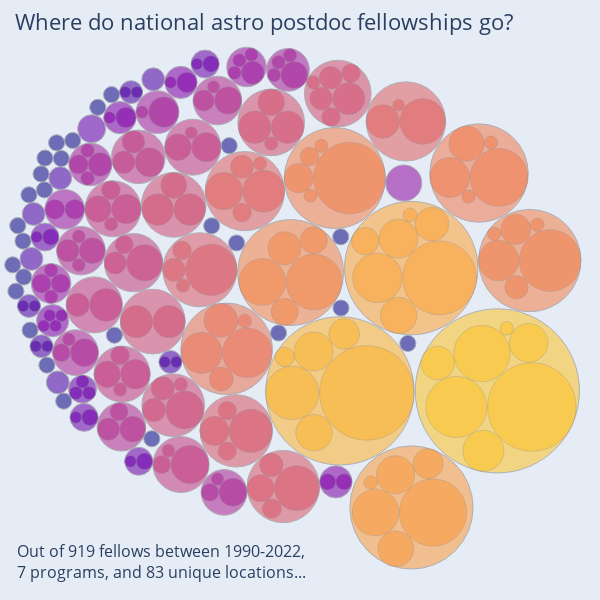

Here is the notebook cell this chart was saved with:
### Code cell
import plotly.graph_objects as go
from matplotlib.colors import Normalize,rgb2hex,LogNorm
from palettable.cartocolors.sequential import agSunset_7


cmap = plt.get_cmap('plasma')
#cmap = agSunset_2.mpl_colormap
norm = Normalize(vmin=np.min(data_dict['size']),vmax=np.max(data_dict['size']))
norm = LogNorm(vmin=np.min(data_dict['size']),vmax=np.max(data_dict['size'])*2)

def bubble(data_dict,fig=None,lw=1,level=1):
    if fig is None: fig = go.Figure()
    kwargs = {
        'type': 'circle',
        'xref': 'x',
        'yref': 'y',
        'layer':'above',
        'line':dict(
            color='gray',
            width=lw)}

    ## add the actual bubbles to the figure
    points = [
        go.layout.Shape(
            x0=x-r,x1=x+r,
            y0=y-r,y1=y+r,
            fillcolor=rgb2hex(cmap(norm(parent_count))) if lw < 1 else None,
            opacity=1,
            **kwargs) 
        for x, y, r,parent_count in zip(
            data_dict['xpos'],
            data_dict['ypos'],
            data_dict['radius'],
            data_dict['parent_count'])]
    #fig.update_layout(shapes=points)

    ## add hover box using a scatter trace
    sizes = data_dict['radius']*2
    colors = [rgb2hex(cmap(norm(parent_count))) for parent_count in data_dict['parent_count']]
    fig.add_trace(go.Scatter(
        x=data_dict['xpos'],
        y=data_dict['ypos'],
        mode="markers",
        opacity=0.8,
        hovertext=[
            f"{location}<br>{count:0.0f}/{parent_count:0.0f} {fellowtype} recipients"
            for location,count,parent_count,fellowtype in zip(
                data_dict['location'],
                data_dict['count'],
                data_dict['parent_count'],
                data_dict['fellowtype']
                )
            ],
        marker=dict(
            color=colors,
            size=sizes,
            sizemode='diameter',
            sizeref=1.68e-3,# if level == 1 else 1.2/100,#2.*max(sizes)/(2*100**2,
            sizemin=1,
            line=dict(
                color='gray',
                width=lw)
            ),
        hovertemplate='%{hovertext}<extra></extra>',
    ))

    ## setup the axis to be a blank (square) canvas
    fig.update_xaxes(range=[-1, 1])
    fig.update_yaxes(range=[-1, 1])

    fig.update_layout(
        width=600,
        height=600,
        margin=dict(
            t=0,b=0,
            l=0,r=0),
        showlegend=False,
        xaxis={
            'showgrid': False, # thin lines in the background
            'zeroline': False, # thick line at x=0
            'visible': False},  # numbers below
        yaxis={
            'showgrid': False, # thin lines in the background
            'zeroline': False, # thick line at x=0
            'visible': False},  # numbers below 
        )
    fig.update_traces(textposition='top center')
    return fig

fig = None
fig = bubble(convert_circles_to_dict(level1_circles),fig=fig,lw=1)
fig = bubble(convert_circles_to_dict(level2_circles),fig=fig,lw=0.5,level=2)

## handle the legend and annotation
minyear = all_fellows[:,0].astype(int).min()
maxyear = all_fellows[:,0].astype(int).max()
nfellows = len(all_fellows)
fellowtypes = np.unique([fellow.strip() for fellow in all_fellows[:,1]])

annotation =''
annotation +=f"Out of {nfellows} fellows between {minyear}-{maxyear},"
annotation +=f"<br>{len(fellowtypes)} programs,"
annotation +=f" and {len(locations)} unique locations..."

fig.add_annotation(
    text=annotation,
    x=.025,
    y=0.025,
    xref='paper',
    yref='paper',
    showarrow=False,
    font=dict(size=16),
    align='left')

fig.update_layout(
    title=dict(
            text='Where do national astro postdoc fellowships go?',
            x=.025,y=0.975,
            xref='container',
            yref='container',
            font=dict(size=22)
        ),
    yaxis=dict(fixedrange=True),
    xaxis=dict(fixedrange=True)
)

fig.show(
    #config={ 'modeBarButtonsToRemove': ['zoom', 'pan','select','lasso','autoscale','reset'] }
    config={'displayModeBar':False})
fig.write_html('astro_fellowship_bubble.html')

### Figure 1 — Plotly figure (JSON) as saved in the notebook; plotly's stock layout.template omitted (floating-point values rounded to 4 significant figures; data arrays with more than 128 entries replaced by an {"elided": "..."} marker saying what was removed)
{"data": [{"hovertemplate": "%{hovertext}<extra></extra>", "hovertext": ["Dartmouth College<br>1/1 NSF recipients", "Georgia State University<br>1/1 Hubble recipients", "Iowa State University<br>1/1 Hubble recipients", "Cerro Tololo InterAmerican Observatory<br>1/1 NSF recipients", "Adler Planetarium<br>1/1 NSF recipients", "Bowling Green State University<br>1/1 Hubble recipients", "Purdue University<br>1/1 Einstein recipients", "Lick Observatory, University of California<br>1/1 Hubble recipients", "Texas Tech University<br>1/1 Einstein recipients", "Wesleyan Universities<br>1/1 NSF recipients", "University of Utah<br>1/1 NSF recipients", "University of Pittsburgh<br>1/1 Hubble recipients", "University of Notre Dame<br>1/1 NSF recipients", "University of North Carolina, Chapel Hill<br>1/1 Hubble recipients", "University of California, Riverside<br>1/1 NSF recipients", "United States Naval Observatory<br>1/1 Michelson recipients", "San Francisco State University<br>1/1 Hubble recipients", "Los Alamos National Laboratory<br>1/1 Hubble recipients", "Rochester Institute of Technology<br>1/1 NSF recipients", "Rice University<br>1/1 Chandra recipients", "Western Washington University<br>1/1 NSF recipients", "North Carolina State University<br>1/1 Hubble recipients", "National Center for Atmospheric Research<br>1/1 NSF recipients", "NRAO - Socorro<br>1/1 NSF recipients", "Lowell Observatory<br>1/1 Hubble recipients", "*Fellow at Large<br>1/1 Chandra recipients", "University of Pennsylvania<br>2/2 all recipients", "University of Minnesota<br>2/2 Hubble recipients", "Lawrence Livermore National Laboratory<br>2/2 all recipients", "Vanderbilt University<br>2/2 NSF recipients", "University of California, Davis<br>2/2 Hubble recipients", "NASA Ames Research Center<br>2/2 all recipients", "NRAO - Charlottesville<br>2/2 NSF recipients", "Goddard Space Flight Center<br>2/2 all recipients", "Southwest Research Institute<br>2/2 Sagan recipients", "Rutgers University<br>3/3 all recipients", "New Mexico State University<br>3/3 all recipients", "University of Florida<br>3/3 all recipients", "Case Western Reserve University<br>3/3 all recipients", "University of Illinois, Urbana-Champaign<br>3/3 all recipients", "SLAC National Laboratory<br>3/3 Einstein recipients", "Boston University<br>4/4 all recipients", "University of California, Irvine<br>4/4 all recipients", "National Radio Astronomy Observatory<br>4/4 all recipients", "New York University<br>4/4 all recipients", "Kitt Peak National Observatory<br>5/5 Hubble recipients", "American Museum of Natural History<br>6/6 all recipients", "University of Massachusetts, Amherst<br>6/6 all recipients", "Pennsylvania State University<br>6/6 all recipients", "Michigan State University<br>7/7 all recipients", "University of California, San Diego<br>7/7 all recipients", "Cornell University<br>7/7 all recipients", "National Optical Astronomy Observatory<br>8/8 all recipients", "University of Virginia<br>8/8 all recipients", "University of Maryland, College Park<br>9/9 all recipients", "Arizona State University<br>9/9 all recipients", "Ohio State University<br>9/9 all recipients", "Jet Propulsion Laboratory<br>11/11 all recipients", "University of Wisconsin, Madison<br>12/12 all recipients", "University of California, Santa Barbara<br>12/12 all recipients", "Space Telescope Science Institute<br>12/12 all recipients", "University of California, Los Angeles<br>12/12 all recipients", "Northwestern University<br>12/12 all recipients", "Carnegie Institute of Washington<br>13/13 all recipients", "Stanford University<br>15/15 all recipients", "University of Washington<br>16/16 all recipients", "Lawrence Berkeley National Laboratory<br>16/16 all recipients", "Yale University<br>17/17 all recipients", "University of Michigan<br>17/17 all recipients", "Columbia University<br>20/20 all recipients", "Johns Hopkins University<br>20/20 all recipients", "University of Hawaii, Institute for Astronomy<br>21/21 all recipients", "University of Texas, Austin<br>24/24 all recipients", "University of Colorado, Boulder<br>24/24 all recipients", "University of Chicago<br>32/32 all recipients", "University of California, Santa Cruz<br>37/37 all recipients", "Carnegie Observatories<br>39/39 all recipients", "University of Arizona<br>40/40 all recipients", "Massachusetts Institute of Technology<br>43/43 all recipients", "University of California, Berkeley<br>58/58 all recipients", "California Institute of Technology<br>68/68 all recipients", "Princeton University<br>84/84 all recipients", "Harvard-Smithsonian Center for Astrophysics<br>103/103 all recipients"], "marker": {"color": ["#0d0887", "#0d0887", "#0d0887", "#0d0887", "#0d0887", "#0d0887", "#0d0887", "#0d0887", "#0d0887", "#0d0887", "#0d0887", "#0d0887", "#0d0887", "#0d0887", "#0d0887", "#0d0887", "#0d0887", "#0d0887", "#0d0887", "#0d0887", "#0d0887", "#0d0887", "#0d0887", "#0d0887", "#0d0887", "#0d0887", "#4e02a2", "#4e02a2", "#4e02a2", "#4e02a2", "#4e02a2", "#4e02a2", "#4e02a2", "#4e02a2", "#4e02a2", "#6c00a8", "#6c00a8", "#6c00a8", "#6c00a8", "#6c00a8", "#6c00a8", "#8104a7", "#8104a7", "#8104a7", "#8104a7", "#910ea3", "#9d189d", "#9d189d", "#9d189d", "#a62098", "#a62098", "#a62098", "#ad2793", "#ad2793", "#b42e8d", "#b42e8d", "#b42e8d", "#bf3984", "#c33d80", "#c33d80", "#c33d80", "#c33d80", "#c33d80", "#c7427c", "#cd4a76", "#d04d73", "#d04d73", "#d35171", "#d35171", "#d9586a", "#d9586a", "#db5c68", "#e06363", "#e06363", "#ea7457", "#ef7c51", "#f0804e", "#f1814d", "#f3854b", "#f99a3e", "#fca338", "#fdb22f", "#fdc229"], "line": {"color": "gray", "width": 1}, "size": {"elided": "166 float values"}, "sizemin": 1, "sizemode": "diameter", "sizeref": 0.00168}, "mode": "markers", "opacity": 0.8, "textposition": "top center", "type": "scatter", "x": [-0.2114, -0.2944, -0.07163, 0.1366, 0.1359, -0.2361, -0.6187, 0.3595, -0.4939, -0.8437, -0.8518, -0.7958, -0.7576, -0.9209, -0.8997, -0.7877, -0.9233, -0.6741, -0.8632, -0.947, -0.9035, -0.6282, -0.9407, -0.9575, -0.8113, -0.8501, -0.4317, -0.7991, -0.5631, -0.4892, -0.8951, -0.8615, -0.8074, -0.9035, -0.8879, -0.725, -0.8503, -0.5376, -0.7198, -0.3163, -0.6945, 0.1194, -0.397, -0.6002, -0.8247, 0.3459, -0.1782, -0.7841, -0.8298, -0.4753, -0.04007, -0.6987, -0.2532, -0.7483, -0.2754, -0.7301, -0.5951, -0.5387, -0.3573, -0.593, -0.3969, -0.6858, -0.6234, -0.5551, -0.4227, -0.421, -0.4907, -0.09611, 0.126, -0.2127, -0.05573, -0.3339, 0.3529, -0.1836, -0.2446, 0.5967, 0.116, 0.7658, -0.03133, 0.3715, 0.3707, 0.133, 0.6578], "y": [0.1901, 0.2471, -0.1099, -0.02674, 0.2107, 0.5144, -0.1175, -0.1448, -0.4625, -0.2171, 0.3671, 0.4717, 0.5316, 0.07682, -0.1006, -0.337, 0.1964, 0.6422, 0.4202, 0.02917, 0.3505, 0.6845, 0.2478, 0.117, 0.5238, 0.473, -0.2067, 0.4062, 0.693, 0.7357, 0.1371, -0.154, -0.2745, -0.01986, 0.2867, -0.2972, 0.21, -0.5378, -0.3912, 0.7868, 0.5708, -0.606, 0.7254, 0.6079, -0.06885, 0.3899, 0.7766, 0.3023, 0.05493, 0.6263, 0.7671, 0.4519, -0.6412, -0.1755, 0.6649, 0.1644, -0.4227, 0.4772, 0.5095, -0.2471, -0.5485, -0.01638, 0.304, 0.1244, -0.3508, 0.3169, -0.07196, 0.5919, 0.6881, -0.4363, -0.6218, 0.1006, 0.5952, 0.3629, -0.1629, 0.4232, 0.4065, 0.1315, 0.09141, -0.6916, 0.1062, -0.3029, -0.3029]}, {"hovertemplate": "%{hovertext}<extra></extra>", "hovertext": {"elided": "178 str values"}, "marker": {"color": {"elided": "178 str values"}, "line": {"color": "gray", "width": 0.5}, "size": {"elided": "356 float values"}, "sizemin": 1, "sizemode": "diameter", "sizeref": 0.00168}, "mode": "markers", "opacity": 0.8, "textposition": "top center", "type": "scatter", "x": {"elided": "178 float values"}, "y": {"elided": "178 float values"}}], "layout": {"annotations": [{"align": "left", "font": {"size": 16}, "showarrow": false, "text": "Out of 919 fellows between 1990-2022,<br>7 programs, and 83 unique locations...", "x": 0.025, "xref": "paper", "y": 0.025, "yref": "paper"}], "height": 600, "margin": {"b": 0, "l": 0, "r": 0, "t": 0}, "showlegend": false, "title": {"font": {"size": 22}, "text": "Where do national astro postdoc fellowships go?", "x": 0.025, "xref": "container", "y": 0.975, "yref": "container"}, "width": 600, "xaxis": {"fixedrange": true, "range": [-1, 1], "showgrid": false, "visible": false, "zeroline": false}, "yaxis": {"fixedrange": true, "range": [-1, 1], "showgrid": false, "visible": false, "zeroline": false}}}
